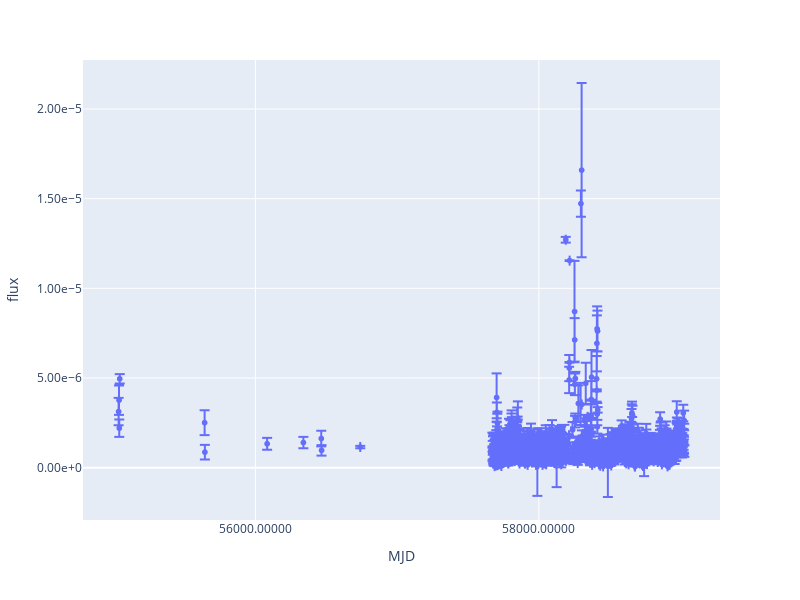

Notebook code for this chart:
### Code cell
import plotly_express as px

data_fermi=pd.DataFrame({'t':t_day,'flux':count_day,'err':counterr_day},index=None,columns=['t','flux','err'])    



fig = px.scatter(data_fermi, x='t',y='flux',error_y='err',
                 hover_name="t",size_max=15)


fig.update_xaxes(tickformat= "0.5f",nticks=4,type="linear",title_text="MJD")
fig.update_yaxes(tickformat= "0.2e",nticks=10,type="linear",title_text="flux")
fig.update_layout(title_text="", width = 800,height = 600)
#fig.update_xaxes(range=[np.log10(2e-4),np.log10(1e-2)])
#fig.update_yaxes(range=[1.0,2.5])
fig.show()
#fig.write_image('xray-paper-g-eddrate.gif')
#fig.write_image('xray-paper-g-eddrate.png')
fig.write_html('/Users/brettlv/Downloads/mwa_paper/mwa_cover/CygX-3/fermi.html')

### Figure 1 — Plotly figure (JSON) as saved in the notebook; plotly's stock layout.template omitted (floating-point values rounded to 4 significant figures; data arrays with more than 128 entries replaced by an {"elided": "..."} marker saying what was removed)
{"data": [{"error_y": {"array": {"elided": "1284 float values"}}, "hoverlabel": {"namelength": 0}, "hovertemplate": "<b>%{hovertext}</b><br><br>t=%{x}<br>flux=%{y}", "hovertext": {"elided": "1284 float values"}, "legendgroup": "", "marker": {"color": "#636efa", "symbol": "circle"}, "mode": "markers", "name": "", "showlegend": false, "type": "scattergl", "x": {"elided": "1284 float values"}, "xaxis": "x", "y": {"elided": "1284 float values"}, "yaxis": "y"}], "layout": {"height": 600, "legend": {"tracegroupgap": 0}, "margin": {"t": 60}, "title": {"text": ""}, "width": 800, "xaxis": {"anchor": "y", "domain": [0, 1], "nticks": 4, "tickformat": "0.5f", "title": {"text": "MJD"}, "type": "linear"}, "yaxis": {"anchor": "x", "domain": [0, 1], "nticks": 10, "tickformat": "0.2e", "title": {"text": "flux"}, "type": "linear"}}}
